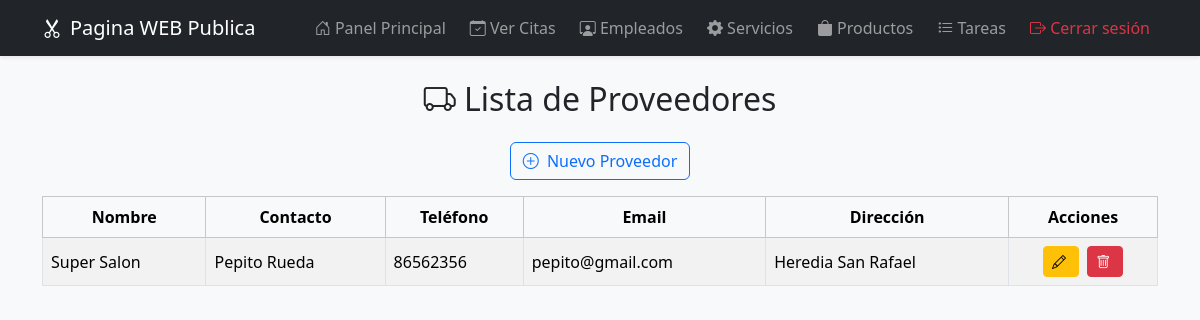
The app's page /admin/proveedores (signed in), older data.
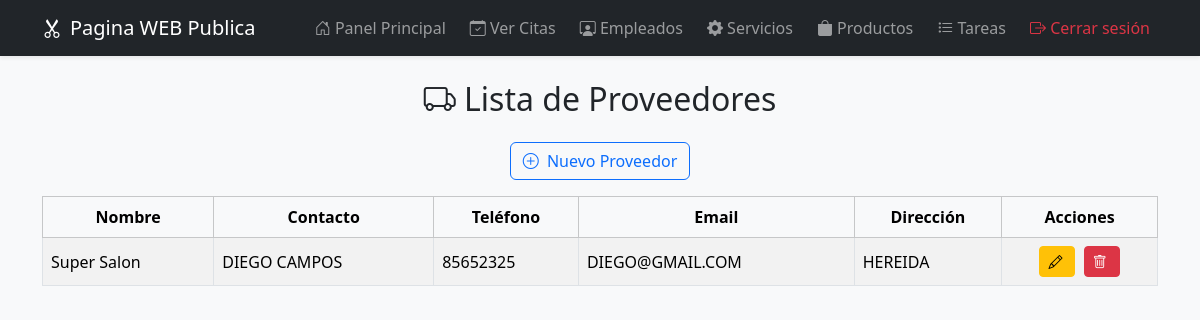
The same page, newer data.
### models.py (models this page shows)
class Proveedor(db.Model):
    __tablename__ = 'proveedores'  # <-- esto es clave
    id = db.Column(db.Integer, primary_key=True)
    nombre = db.Column(db.String(100), nullable=False)
    contacto = db.Column(db.String(100))
    telefono = db.Column(db.String(20))
    email = db.Column(db.String(100))
    direccion = db.Column(db.String(200))

### main.py (the view)
@app.route('/admin/proveedores')
@login_required
def vista_proveedores():
    lista_proveedores = Proveedor.query.all()
    return render_template('admin/proveedores.html', proveedores=lista_proveedores)

### main.py (called while the page is built)
def login_required(f):
    @wraps(f)
    def decorated(*args, **kwargs):
        if not session.get('logged_in'):
            return redirect(url_for('login'))
        return f(*args, **kwargs)
    return decorated

### templates/admin/proveedores.html (shortened to what this page needs)
{% extends 'admin/layout.html' %}
{% block content %}
<h2 class="mb-4 text-center"><i class="bi bi-truck"></i> Lista de Proveedores</h2>
<div class="d-flex justify-content-center gap-2 mb-3">
  <a href="{{ url_for('nuevo_proveedor') }}" class="btn btn-outline-primary">
    <i class="bi bi-plus-circle"></i> Nuevo Proveedor
  </a>
</div>
<div class="table-responsive">
  <table id="tablaProveedores" class="table table-striped table-hover table-bordered bg-white align-middle">
    <thead class="table-light sticky-top">
      <tr class="text-center">
        <th>Nombre</th>
        <th>Contacto</th>
        <th>Teléfono</th>
        <th>Email</th>
        <th>Dirección</th>
        <th>Acciones</th>
      </tr>
    </thead>
    <tbody>
      {% for proveedor in proveedores %}
      <tr>
        <td>{{ proveedor.nombre }}</td>
        <td>{{ proveedor.contacto }}</td>
        <td>{{ proveedor.telefono }}</td>
        <td>{{ proveedor.email }}</td>
        <td>{{ proveedor.direccion }}</td>
        <td class="text-center">
          <button class="btn btn-sm btn-warning me-1" data-bs-toggle="modal" data-bs-target="#editarProveedor{{ proveedor.id }}">
            <i class="bi bi-pencil"></i>
          </button>
          <form action="{{ url_for('eliminar_proveedor', id=proveedor.id) }}" method="POST" class="d-inline" onsubmit="return confirm('¿Eliminar este proveedor?');">
            <button type="submit" class="btn btn-sm btn-danger">
              <i class="bi bi-trash"></i>
            </button>
          </form>
        </td>
      </tr>
      {% endfor %}
    </tbody>
  </table>
</div>
<link rel="stylesheet" href="https://cdn.datatables.net/1.13.4/css/dataTables.bootstrap5.min.css">
{% endblock %}

### templates/admin/layout.html (shortened to what this page needs)
<!DOCTYPE html>
<html lang="es">
<head>
    <link href="https://cdn.jsdelivr.net/npm/bootstrap@5.3.2/dist/css/bootstrap.min.css" rel="stylesheet" />
    <link href="https://cdn.jsdelivr.net/npm/bootstrap-icons@1.10.5/font/bootstrap-icons.css" rel="stylesheet" />
</head>
<body>
<nav class="navbar navbar-expand-lg navbar-dark bg-dark shadow-sm">
    <div class="container">
        <a class="navbar-brand" href="{{ url_for('index') }}">
            <i class="bi bi-scissors"></i>Pagina WEB Publica</a>
        <div class="collapse navbar-collapse justify-content-end" id="navbarNav">
            <ul class="navbar-nav gap-2">
                <li class="nav-item">
                    <a href="{{ url_for('index_admin') }}" class="nav-link">
                        <i class="bi bi-house-door"></i> Panel Principal
                    </a>
                </li>
                <li class="nav-item">
                    <a href="{{ url_for('citas') }}" class="nav-link">
                        <i class="bi bi-calendar-check"></i> Ver Citas
                    </a>
                </li>
                <li class="nav-item">
                    <a href="{{ url_for('empleados') }}" class="nav-link">
                        <i class="bi bi-person-workspace"></i> Empleados
                    </a>
                </li>
                <li class="nav-item">
                    <a href="{{ url_for('servicios') }}" class="nav-link">
                        <i class="bi bi-gear-fill"></i> Servicios
                    </a>
                </li>
                <li class="nav-item">
                    <a href="{{ url_for('admin_productos') }}" class="nav-link">
                        <i class="bi bi-bag-fill"></i> Productos
                    </a>
                </li>
                <li class="nav-item">
                <a href="{{ url_for('tareas') }}" class="nav-link">
        <i class="bi bi-list-task"></i> Tareas
    </a>
</li>
                {% if session.get('logged_in') %}
                <li class="nav-item">
                    <a href="{{ url_for('logout') }}" class="nav-link text-danger">
                        <i class="bi bi-box-arrow-right"></i> Cerrar sesión
                    </a>
                </li>
                {% else %}
                <li class="nav-item">
                    <a href="{{ url_for('login') }}" class="nav-link text-success">
                        <i class="bi bi-box-arrow-in-right"></i> Iniciar sesión
                    </a>
                </li>
                {% endif %}
            </ul>
        </div>
    </div>
</nav>
<div class="container py-4">
    {% block content %}{% endblock %}
</div>
</body>
</html>

### templates/admin/layout.html (style rules this page uses)
body { background-color: #f8f9fa; }
.navbar-brand i { margin-right: 8px; }
.btn i { margin-right: 4px; }

Row changes from the older to the newer data that the page shows:
changed Proveedor "Super Salon": contacto "Pepito Rueda" → "DIEGO CAMPOS"; telefono "86562356" → "85652325"; email "pepito@gmail.com" → "DIEGO@GMAIL.COM"; direccion "Heredia San Rafael" → "HEREIDA"
